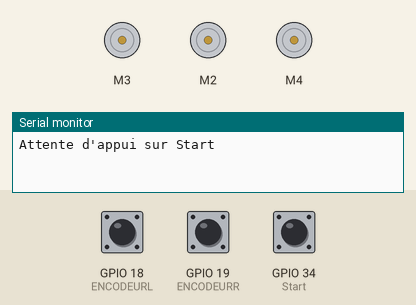
Recording of a sketch running on a simulated ESP32. Parts: 3 × DC motor (green arrow = forward, orange = backward, longer = faster), the last lines printed to the serial monitor. Inputs (shaded band) come from the test bench; at power-on: GPIO 34 (Start) LOW, GPIO 18 (ENCODEURL) HIGH, GPIO 19 (ENCODEURR) HIGH.

Above: at 0.8 s.
0.9 s: GPIO 34 (Start) pulled HIGH for 0.15 s
At 1.5 s:
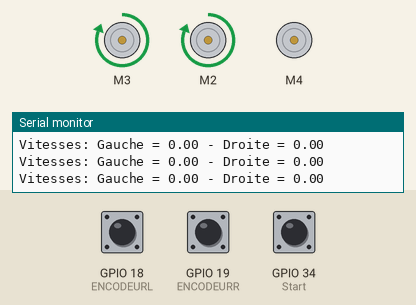
2.5 s: GPIO 18 (ENCODEURL) pulled LOW for 0.15 s
4.1 s: GPIO 19 (ENCODEURR) pulled LOW for 0.15 s
Timing chart, 0 to 7.1 s (numbered marks = the images above; inputs shaded):
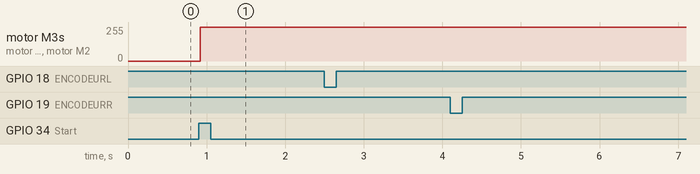

The sketch:

v0.1.6.ino
```cpp
//*****************************************************************************************************************************************

//            Coefficients fixes et à déterminer empiriquement mais Classe pour les moteurs et asservissement en vitesse ok

//            J'essaie de faire l'asservissement pour que le robot roule droit

//*****************************************************************************************************************************************

#include <AFMotor.h>
#include <TimerOne.h>

#define ENCODEURR 19
#define ENCODEURL 18

//____________________________________________________LaGrandeClasse___________________________________________

class ClasseMoteur{

  private:
    float _kp;
    float _ki;
    float _kd;
    double _somme_erreur;
    double _delta_erreur;
    double _erreur_precedente;
    double _speedDelta;
    double _MotorPWM;
    double _tickperround;
    float _rRoues;


  public:


    double speedM;
    long ttlTicks;
    double cibleVitesse;
    AF_DCMotor motor;

    ClasseMoteur(unsigned int tickperround,float rRoues, AF_DCMotor motor,float kp, float ki, float kd){

      this->motor = motor;
      this->_rRoues = rRoues;
      this->_tickperround = tickperround;
      this->speedM = 0;
      this->ttlTicks = 0;
      this->_kp = kp;
      this->_ki = ki;
      this->_kd = kd;
      this->cibleVitesse = 0;
      this->_somme_erreur=0;
      this->_delta_erreur=0;
      this->_erreur_precedente=0;
      this->_MotorPWM=0;
    }


    void routine(int hallTicks){
      MotorAsserv();
      speedM = (hallTicks/_tickperround)/0.02; // Le 0.1 doit correspondre a la fréquence de relevé de speed ligne 20
      ttlTicks += hallTicks;
    }

    void MotorAsserv(){ // Fonction qui asservit les moteurs aux variables cibleVitesseL et cibleVitesseR
      // Motor Right

      _speedDelta = cibleVitesse - speedM;
      _somme_erreur += _speedDelta;
      _delta_erreur = _speedDelta - _erreur_precedente;
      _erreur_precedente = _speedDelta;

      _MotorPWM = _kp * _speedDelta + _ki * _somme_erreur; // + _kd * _delta_erreur;

      if (_MotorPWM > 255) _MotorPWM = 255;
      else if (_MotorPWM < 0) _MotorPWM = 0;

      motor.setSpeed(_MotorPWM);
    }

    double distanceParcourue(){
      return ((ttlTicks/_tickperround)*2*3.1416*_rRoues);
    }

    double MMtoTicks(float temp){
      return ((temp/(2*3.1416*_rRoues))*_tickperround);
    }

    double TickstoMM(float temp){
      return ((temp/_tickperround)*2*3.1416*_rRoues);
    }

    void datSpeed(float cible){
      //resetParamAsserv();
      cibleVitesse = cible;
    }

    void resetParamAsserv(){
      _somme_erreur=0;
      _delta_erreur=0;
      _erreur_precedente=0;
    }

};

//____________________________________________________Fin de LaGrandeClasse___________________________________________

//___________________________________________________Création objets/variables_________________________________________________________
bool debug=true;

double tickperround = 600; // Valeur à changer en fonction du capteur à effet hall
volatile int hallTicksR;
volatile int hallTicksL;
double rRoues = 35; // en mm

int Start = 34;     // Capteur méanique de Start déclaré connecté broche 34

float deltaS;
float ratio;
float cibleR;
float cibleL;

double distempR;
double distempL;

//Creation des objets moteurs
AF_DCMotor motorR = AF_DCMotor(3, MOTOR34_64KHZ); // Initalisation du moteur branchements sur M1
AF_DCMotor motorL = AF_DCMotor(2, MOTOR12_64KHZ); // Initalisation du moteur branchements sur M1

AF_DCMotor brosse = AF_DCMotor(4, MOTOR34_64KHZ); // Initialisation sur M4 de la brosse

ClasseMoteur MDROIT = ClasseMoteur(600,rRoues, motorR, 200, 30, 0);
ClasseMoteur MGAUCHE = ClasseMoteur(600,rRoues, motorL, 200, 30, 0); // Coefficients d'asservissement à parametrer ! kp,ki,kd

//____________________________________________________Def Fonctions___________________________________________________

void ToutDroitCapitaine(float ciblasse, float ticksR, float ticksL){

  deltaS = ticksR - ticksL;

  cibleR = ciblasse*(1-deltaS*0.001); // Si DeltaS = 500, cibleR = ciblasse*0.5
  cibleL = ciblasse*(1+deltaS*0.001);

  MDROIT.datSpeed(cibleR);
  MGAUCHE.datSpeed(cibleL);

  if (false){
    Serial.print("Vitesse cible gauche : ");
    Serial.print(cibleL);
    Serial.print("Vitesse cible droite : ");
    Serial.println(cibleR);
  } else { delay(1); } // Ne fonctionne pas sans ce délai, pas d'idée pourquoi.
}

void avanceDeMm(float distDem, float vitesseDem){

  distempR = MDROIT.ttlTicks;
  distempL = MGAUCHE.ttlTicks;

  while(((MDROIT.ttlTicks + MGAUCHE.ttlTicks)/2 - (distempR + distempL)/2) < MDROIT.MMtoTicks(distDem)){
    //delay(100); // Peut etre que DatSpeed trop souvent peut empecher l'asservissement à la bonne vitesse. Ici 10Hz
    ToutDroitCapitaine(vitesseDem, MDROIT.ttlTicks - distempR, MGAUCHE.ttlTicks - distempL);
  }

  ToutDroitCapitaine(0,0,0);

}

void timerSpeed(){

  MDROIT.routine(hallTicksR);
  hallTicksR = 0;
  MGAUCHE.routine(hallTicksL);
  hallTicksL = 0;

  if (debug){
    Serial.print("Vitesses: Gauche = ");
    Serial.print(MGAUCHE.speedM);
    Serial.print(" - Droite = ");
    Serial.println(MDROIT.speedM);
  }
}

void compteurR(){hallTicksR++;}
void compteurL(){hallTicksL++;}

//____________________________________________________Debut programme_________________________________________________________


void setup() {
  Serial.begin(115200);           // set up Serial library at 115200

  pinMode(Start, INPUT);
  digitalWrite (Start, HIGH);


  Serial.println("Attente d'appui sur Start");

  if (digitalRead(Start)==HIGH){         //
    while(digitalRead(Start)==HIGH);     //    Lancement si l'interrupteur de start change d'état
  } else if (digitalRead(Start)==LOW){   //
    while(digitalRead(Start)==LOW);      //
  }


  pinMode(ENCODEURR, INPUT_PULLUP);
  pinMode(ENCODEURL, INPUT_PULLUP);
  attachInterrupt(digitalPinToInterrupt(19), compteurR, CHANGE);
  attachInterrupt(digitalPinToInterrupt(18), compteurL, CHANGE);

  Timer1.initialize(20000); // On défini le timeur : 50000 microseconds ( 0.05 sec - or 20Hz )
  Timer1.attachInterrupt( timerSpeed );


  MDROIT.motor.run(FORWARD);     // ^
  MGAUCHE.motor.run(FORWARD);    // | Exemple de commande des moteurs
  avanceDeMm(0, 1);              // v   (distanceEnMm, vitesse en tr/sec)
}


void loop() {

  MDROIT.motor.run(FORWARD);
  MGAUCHE.motor.run(FORWARD);
  brosse.run(BACKWARD);
  brosse.setSpeed(0);
  avanceDeMm(1000, 2);

  delay(1000);

  brosse.setSpeed(0);
  MDROIT.motor.run(BACKWARD);
  MGAUCHE.motor.run(BACKWARD);
  avanceDeMm(1000, 2);


  delay(5000);


}
```

Measured:
- after the input at 0.9 s, motor M3, motor M2: stopped → forward 255/255 at once
